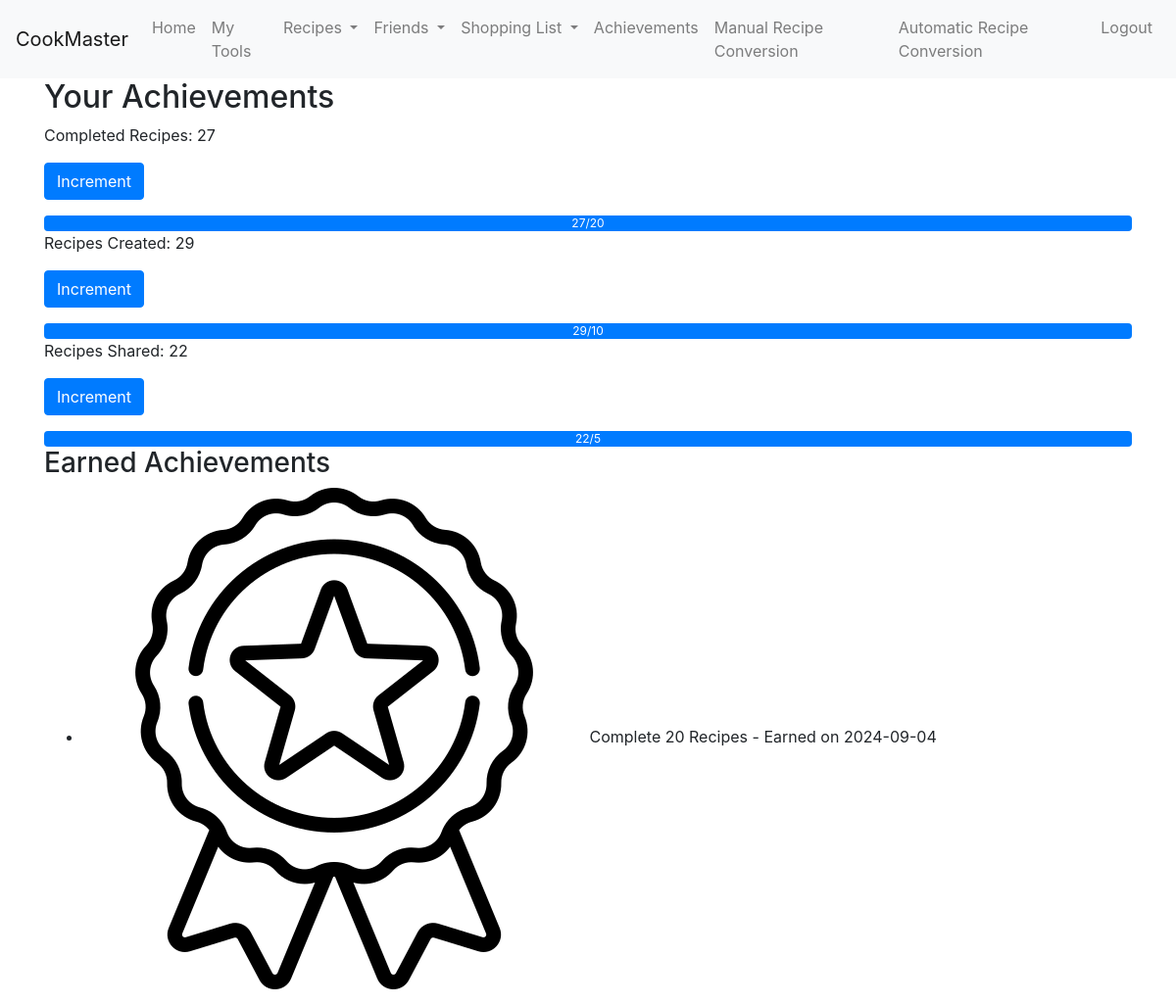
The page /achievements (signed in) on the database its author committed.
### app/models.py (models this page shows)
class User(db.Model, UserMixin):
    id = db.Column(db.Integer, primary_key=True)
    username = db.Column(db.String(20), unique=True, nullable=False)
    email = db.Column(db.String(120), unique=True, nullable=False)
    password = db.Column(db.String(60), nullable=False)
    role = db.Column(db.String(10), nullable=False, default='user')
    completed_recipes = db.Column(db.Integer, default=0)
    recipes_created = db.Column(db.Integer, default=0)
    recipes_shared = db.Column(db.Integer, default=0)
    friends_connected = db.Column(db.Integer, default=0)
    shopping_lists_created = db.Column(db.Integer, default=0)
    conversion_tool_uses = db.Column(db.Integer, default=0)
    tools = db.relationship('Tool', backref='owner', lazy=True, cascade="all, delete-orphan")

class UserAchievement(db.Model):
    __tablename__ = 'user_achievements'
    id = db.Column(db.Integer, primary_key=True)
    user_id = db.Column(db.Integer, db.ForeignKey('user.id'), nullable=False)
    achievement_id = db.Column(db.Integer, db.ForeignKey('achievements.id'), nullable=False)
    date_achieved = db.Column(db.Date, default=datetime.now(timezone.utc))
    achievement = db.relationship('Achievement', backref='user_achievements', lazy=True)

class Achievement(db.Model):
    __tablename__ = 'achievements'
    id = db.Column(db.Integer, primary_key=True)
    name = db.Column(db.String(100), nullable=False)
    description = db.Column(db.String(200), nullable=False)
    criteria = db.Column(db.String(200), nullable=False)
    icon_url = db.Column(db.String(255), nullable=True)  # URL to the achievement icon

### app/user_routes.py (the view, shortened to what this page needs)
@user.route('/achievements', methods=['GET', 'POST'])
@login_required
def achievements():
    form = AchievementTrackingForm()
    user_achievements = UserAchievement.query.filter_by(user_id=current_user.id).all()
    return render_template('achievements.html', form=form, user=current_user, achievements=user_achievements)

### app/__init__.py (called while the page is built)
@login_manager.user_loader
def load_user(user_id):
    from app.models import User
    return User.query.get(int(user_id))

### app/templates/achievements.html
{% extends "base.html" %}
{% block content %}
<h2>Your Achievements</h2>
{% set completed_recipes_percentage = (user.completed_recipes / 20) * 100 %}
{% set recipes_created_percentage = (user.recipes_created / 10) * 100 %}
{% set recipes_shared_percentage = (user.recipes_shared / 5) * 100 %}
<div>
    <p>Completed Recipes: {{ user.completed_recipes }}
        <form action="{{ url_for('user.increment_achievement', achievement_id=1) }}" method="POST">
            <button type="submit" class="btn btn-primary">Increment</button>
        </form>
    </p>
    <div class="progress">
        <div class="progress-bar" role="progressbar"
             style="width: {{ completed_recipes_percentage }}%;"
             aria-valuenow="{{ user.completed_recipes }}"
             aria-valuemin="0"
             aria-valuemax="20">
             {{ user.completed_recipes }}/20
        </div>
    </div>
    <p>Recipes Created: {{ user.recipes_created }}
        <form action="{{ url_for('user.increment_achievement', achievement_id=2) }}" method="POST">
            <button type="submit" class="btn btn-primary">Increment</button>
        </form>
    </p>
    <div class="progress">
        <div class="progress-bar" role="progressbar"
             style="width: {{ recipes_created_percentage }}%;"
             aria-valuenow="{{ user.recipes_created }}"
             aria-valuemin="0"
             aria-valuemax="10">
             {{ user.recipes_created }}/10
        </div>
    </div>
    <p>Recipes Shared: {{ user.recipes_shared }}
        <form action="{{ url_for('user.increment_achievement', achievement_id=3) }}" method="POST">
            <button type="submit" class="btn btn-primary">Increment</button>
        </form>
    </p>
    <div class="progress">
        <div class="progress-bar" role="progressbar"
             style="width: {{ recipes_shared_percentage }}%;"
             aria-valuenow="{{ user.recipes_shared }}"
             aria-valuemin="0"
             aria-valuemax="5">
             {{ user.recipes_shared }}/5
        </div>
    </div>
</div>
<h3>Earned Achievements</h3>
<ul>
    {% for user_achievement in achievements %}
        <li>
            <img src="{{ url_for('static', filename='images/create_10_recipes.png') }}">
            {{ user_achievement.achievement.name }} - Earned on {{ user_achievement.date_achieved }}
        </li>
    {% else %}
        <li>You haven't earned any achievements yet. Keep cooking!</li>
    {% endfor %}
</ul>
{% endblock %}

### rows shown on the page
User: completed_recipes "27", recipes_created "29", recipes_shared "22"
UserAchievement: achievement.name "Complete 20 Recipes", date_achieved "2024-09-04"
